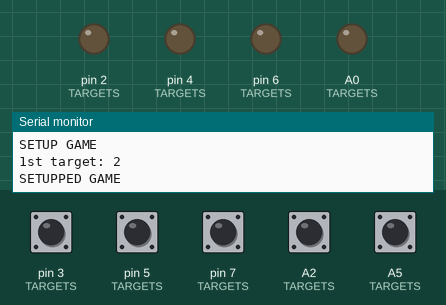
This sketch was run on a simulated Arduino Nano, built with avr-gcc and run on an emulated ATmega328P. Shown: output pins drawn as LEDs (lit = HIGH), the last lines printed to the serial monitor. Dashed ring = blinking. The inputs (shaded band) are chosen by the test bench; at power-on: A2 (TARGETS), A5 (TARGETS), pin 3 (TARGETS), pin 5 (TARGETS), pin 7 (TARGETS) HIGH. Random numbers use the default seed unless the sketch sets one.

Above: at 2.2 s.
2.3 s: pin 7 (TARGETS) pulled LOW for 0.15 s
At 2.7 s:
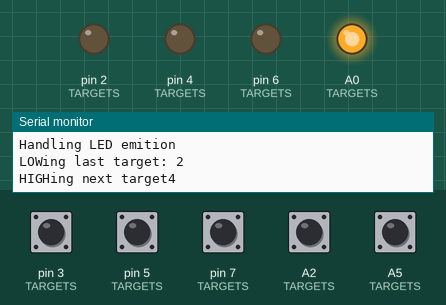
3.9 s: A5 (TARGETS) pulled LOW for 0.15 s
At 4.21 s:
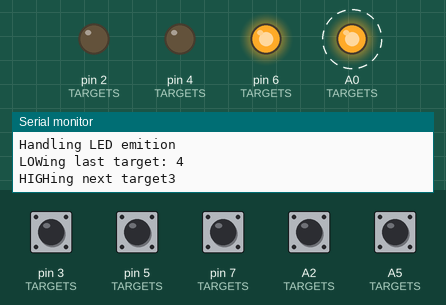
At 5.2 s:
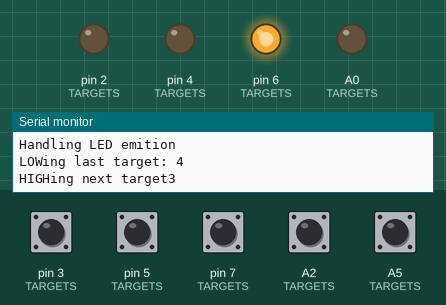
Timing chart, 0 to 32.6 s (numbered marks = the images above; inputs shaded):
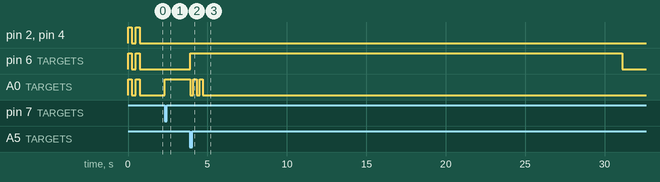

Measured:
- after the input at 2.3 s, A0 (TARGETS): LOW → HIGH at once
- after the input at 3.9 s, pin 6 (TARGETS): LOW → HIGH at once, → LOW 27.2 s later

The sketch:

ui.ino
```cpp
#include "ui.h"

#include "config.h"

static LED buffer_[UI_BUFFER_SIZE] = {};
static size_t start_ = 0;
static size_t end_ = 0;

void led_buffer_add(struct LED action) {
 if (end_ == UI_BUFFER_SIZE)
  {
    if (start_ > 0)
      buffer_[--start_] = action;
    else {
      // Must not be happened
      Serial.println("led_buffer_add: Not enough buffer size.");
      return;
    }
  }
  else
    buffer_[end_++] = action;
  return 0;
}

void led_buffer_update()
{
  unsigned long time = millis();

  for (size_t i = start_; i < end_; i++) {
    auto& led = buffer_[i];
    if ((led.led == 0) || (time < led.timing))
      continue;

    digitalWrite(led.led, led.level);
    led.led = 0;
    start_ += i == start_;
  }

  if (start_ == end_)
  {
    start_ = 0;
    end_ = 0;
  }
}
```

main.ino
```cpp
#include "target.h"
#include "ui.h"
#include "config.h"
#include "timeattack.h"

bool setup_status_ = false;

void setup() {
  setup_status_ = true;
  Serial.begin(9600);
  Serial.println("START SETUP");

  Serial.println("CHECKING LED");
  // Check LEDs working well.
  for (int i = 0; i < 2; i++)
  {
    for (int j = 0; j < NTARGETS; j++)
      digitalWrite(TARGETS[j].led(), HIGH);

    delay(250);
    for (int j = 0; j < NTARGETS; j++)
      digitalWrite(TARGETS[j].led(), LOW);
    delay(250);
  }
  Serial.println("CHECKED LED");

  Serial.println("CHECKING SENSOR");
  for (int i = 0; i < NTARGETS; i++) {
    int state = digitalRead(TARGETS[i].sensor());
    if (state == LOW)
      setup_status_ = false; // Should not be happened.
  }
  if (setup_status_)
    Serial.println("CHECKED SENSOR");
  else
    Serial.println("CHECKING SENSOR FAILED");

  Serial.println("SETUP GAME");
  GAME_SETUP();
  Serial.println("SETUPPED GAME");
}

void loop() {
  if (!setup_status_) {
    delay(1000);
    return;
  }
  GAME_UPDATE();
  led_buffer_update();
  delay(10);
}
```

scoreattack.h
```cpp
#pragma once
namespace ScoreAttack
{
void setup();
void update();
}
```

scoreattack.ino
```cpp
#include "scoreattack.h"

namespace ScoreAttack
{
static unsigned long start_;
static unsigned long step_;
static bool stepped_;
static size_t last_target_;
static size_t target_;
static bool result_;

void setup()
{
  start_ = millis();
  step_ = 0;
  stepped_ = false;
  target_ = random(0, NTARGETS);
  result_ = false;
  Serial.print("1st target: ");
  Serial.println(target_);
}

void update()
{
  unsigned long time = millis();

  if (stepped_) {
    Serial.println("Handling LED emition");
    if (step_ > 0) {
      Serial.print("LOWing last target: ");
      Serial.println(last_target_);
      uint8_t led = TARGETS[last_target_].led();
      led_buffer_add({led, LOW, time});
      led_buffer_add({led, HIGH, time + 200});
      led_buffer_add({led, LOW, time + 400});
      led_buffer_add({led, HIGH, time + 600});
      led_buffer_add({led, LOW, time + 800});
    }

    Serial.print("HIGHing next target");
    Serial.println(target_);
    led_buffer_add({TARGETS[target_].led(), HIGH, time});
    stepped_ = false;
  }

  if ((time - start_) > SCOREATTACK_DURATION)
  {
    if (result_)
      return;
    led_buffer_add({TARGETS[target_].led(), LOW, time + 100});
    Serial.print("Finished: ");
    Serial.print(step_);
    Serial.println(" targets");
    result_ = true;
    return;
  }

  if (!TARGETS[target_].update())
    return;

  step_++;
  stepped_ = true;
  last_target_ = target_;
  while (last_target_ == target_)
    target_ = random(0, NTARGETS);
  Serial.print("Next target: ");
  Serial.println(target_);
}
}
```

target.h
```cpp
#pragma once

class Target {
  public:
    Target(uint8_t led, uint8_t sensor);
    bool update();
    uint8_t led() { return led_; }
    uint8_t sensor() { return sensor_; }
    unsigned long last_fired() { return last_fired_; }
  private:
    uint8_t led_;
    uint8_t sensor_;
    unsigned long last_fired_;
};
```

target.ino
```cpp
#include "target.h"

Target::Target(uint8_t led, uint8_t sensor) : led_(led), sensor_(sensor), last_fired_(0) {
  pinMode(led_, OUTPUT);
  pinMode(sensor_, INPUT_PULLUP);
}

bool Target::update() {
  int state = digitalRead(sensor_);
  if (state == HIGH)
    return false;
  last_fired_ = millis();
  return true;
}
```

timeattack.h
```cpp
#pragma once

namespace TimeAttack
{
void setup();
void update();
}
```

timeattack.ino
```cpp
#include "timeattack.h"

#include "ui.h"
#include "config.h"
#include "target.h"

namespace TimeAttack
{
static size_t targets_[TIMEATTACK_N_TARGETS];
static size_t step_;
static bool stepped_;
static unsigned long start_time_;
static bool result_;

void setup()
{
  for (size_t i = 0; i < TIMEATTACK_N_TARGETS; i++)
  {
    do
      targets_[i] = random(0, NTARGETS);
    while ((i > 0) && (targets_[i - 1] == targets_[i]));

    Serial.print("Target: ");
    Serial.print(i);
    Serial.print(": ");
    Serial.println(targets_[i]);
  }
  step_ = 0;
  stepped_ = true;
  start_time_ = millis();
  result_ = false;
}

void update()
{
  if (stepped_)
  {
    unsigned long time = millis();

    Serial.println("Handling LED emition");

    if (step_ > 0)
    {
      Serial.print("LOWing last target: ");
      Serial.println(targets_[step_ - 1]);
      uint8_t led = TARGETS[targets_[step_ - 1]].led();
      led_buffer_add({led, LOW, time});
      led_buffer_add({led, HIGH, time + 200});
      led_buffer_add({led, LOW, time + 400});
      led_buffer_add({led, HIGH, time + 600});
      led_buffer_add({led, LOW, time + 800});
    }


    if (step_ < TIMEATTACK_N_TARGETS)
    {
      Serial.print("HIGHing next target");
      Serial.println(targets_[step_]);
      led_buffer_add({TARGETS[targets_[step_]].led(), HIGH, time});
    }
    stepped_ = false;
  }

  if (step_ == TIMEATTACK_N_TARGETS)
  {
    if (result_)
      return;
    Serial.print("Finish: ");
    Serial.print(millis() - start_time_);
    Serial.print(" milliseconds");
    result_ = true;
    return;
  }

  if (!TARGETS[targets_[step_]].update())
    return;

  step_++;
  stepped_ = true;
  Serial.print("Stepping to next: ");
  Serial.println(step_);
}
}
```

ui.h
```cpp
#pragma once

struct LED {
  uint8_t led; // Pin number
  int level; // HIGH or LOW
  unsigned long timing; // Absolute timing in milliseconds.
};

void led_buffer_add(struct LED ation);
void led_buffer_update();
```

config.h
```cpp
#pragma once

#include "target.h"

#include "timeattack.h"
#include "scoreattack.h"

#define UI_BUFFER_SIZE 32
#define TIMEATTACK_N_TARGETS 20
#define SCOREATTACK_DURATION 30000

#define GAME_NAMESPACE ScoreAttack
#define GAME_SETUP GAME_NAMESPACE::setup
#define GAME_UPDATE GAME_NAMESPACE::update

extern Target TARGETS[];
extern size_t NTARGETS;
```

config.ino
```cpp
#include "config.h"

Target TARGETS[] = {Target(4, 3), Target(2, 5), Target(A6, 7), Target(6, A2), Target(A0, A5)};
size_t NTARGETS = sizeof(TARGETS) / sizeof(TARGETS[0]);
```
